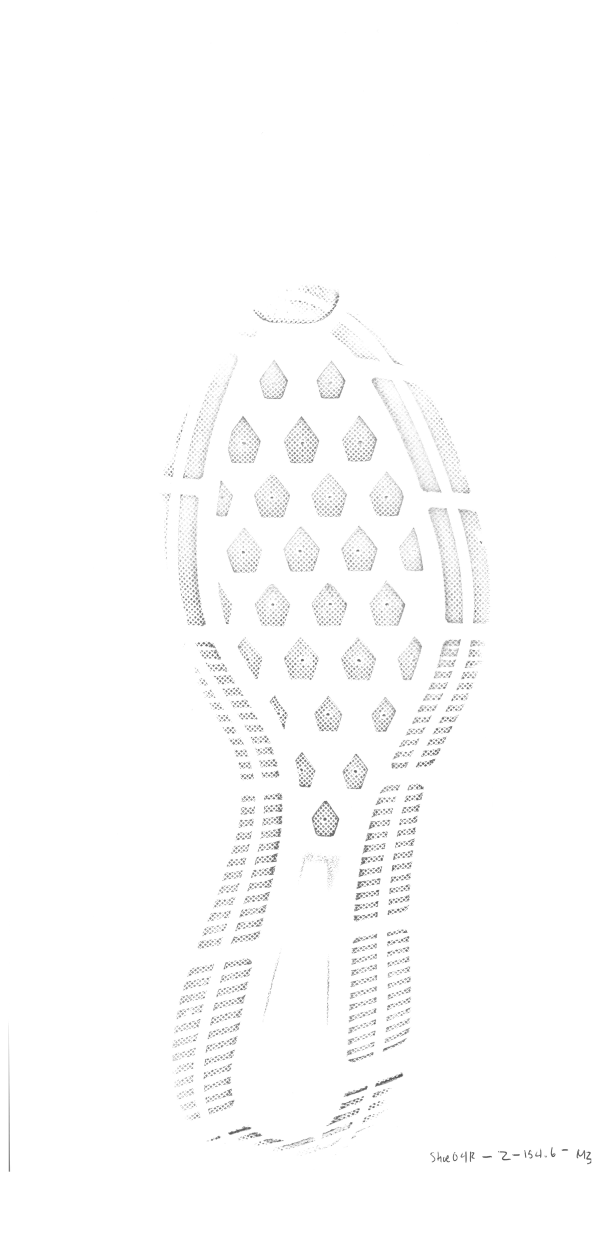
#> input picture gray_scale/Shoe04R-2-154.6-M3.png, 2400 x 4950 px, found by its file name (shown at 1/4 size); the run also reads 3 pictures not shown here
$ jupyter execute --allow-errors feature_extraction.ipynb
#> lines starting #> are read from the running program, lines starting #| are printed output that depends on the picture; after the words box and inside, x2 and y2 are one past the last pixel; in counts of white or black regions, pixels touching at a corner belong together; long printed decimals are rounded
[cell 1]
# Importing libraries
import numpy as np
import pandas as pd
from scipy import ndimage as ndi
import matplotlib.pyplot as plt
from skimage.draw import line
from skimage.io import imread
from skimage.filters import threshold_otsu
from skimage.filters import sobel
from skimage import exposure
from skimage.restoration import denoise_bilateral
from skimage.feature import canny
from skimage import color
from skimage.feature import ORB, SIFT, BRIEF
from skimage.feature import match_descriptors
from skimage.feature import (corner_harris, corner_subpix, corner_peaks,
                             plot_matches)
from skimage.measure import ransac
from skimage.registration import phase_cross_correlation
from skimage.transform import EuclideanTransform
from skimage.transform import SimilarityTransform
from skimage.transform import warp, AffineTransform, rotate, resize
from skimage.morphology import binary_dilation, binary_erosion
from __future__ import print_function
import cv2
from PIL import Image, ImageFilter

[cell 2]
def binarize_image(img):
    thresh = threshold_otsu(img)
    binary = img > thresh
    binary = exposure.equalize_adapthist(binary, clip_limit=0.03)
    return binary

# display the image
def show_image(image, title='Image', cmap_type='gray'):
    plt.figure(figsize = (10, 15))
    plt.imshow(image, cmap=cmap_type)
    plt.title(title)
    plt.axis('off')
    plt.show()

# binarize and enhance the image
def preprocess(image_list, rescale=False, binarize=True,
              new_scan=True, exemplar=False):
    return_list = []
    for img in image_list:
        if new_scan:
            # crop the hand writing and denoise
            ydim, xdim = img.shape
            box_width = 900
            box_height = 600
            if exemplar:
                img = img.astype(bool)
                img[:,:300] = colorize_image(img[:,:300],[255,255,255])[:,:,1]
                img[:,xdim-300:xdim] = colorize_image(img[:,xdim-300:xdim],[255,255,255])[:,:,1]
                pic_grayscale_cropped = img.astype(int)
            else:
                img[ydim-box_height:ydim,xdim-box_width:xdim] = colorize_image(img[ydim-box_height:ydim,
                                                                                              xdim-box_width:xdim],
                                                                  [255,255,255])[:,:,1]
                pic_grayscale_cropped = img[:,100:xdim].astype(int)
        else:
            pic_grayscale = color.rgb2gray(img)
            ruler_length = 159
            ydim, xdim = pic_grayscale.shape[0], pic_grayscale.shape[1]
            pic_grayscale_cropped = pic_grayscale[ruler_length:ydim-ruler_length,
                                                  ruler_length:xdim-ruler_length]
        if rescale:
            height = ydim/2
            width = xdim/2
            pic_grayscale_cropped = resize(pic_grayscale_cropped,
                                   (height, width),
                                   anti_aliasing=True)
        if binarize:
            binary = binarize_image(pic_grayscale_cropped)
        else:
            binary = pic_grayscale_cropped
        return_list.append(binary)
    return return_list

# save the image
def save_image(img, name):
    I = img
    I8 = (((I - I.min()) / (I.max() - I.min())) * 255.9).astype(np.uint8)

    img = Image.fromarray(I8)
    img.save(name)

# color the pixels
def colorize_image(img, color_code):
    if len(img.shape) == 2:
        img = color.gray2rgb(img)
    height, width, _ = img.shape
    for i in range(height):
        for j in range(width):
            if img[i, j, 0] < 0.5:
                img[i, j] = color_code
            else:
                img[i, j] = [255,255,255]
    return img

[cell 3]
# Importing the reference (model) and moving (data) images
# Make sure to convert the imgages to type int or bool not float
img_model_org = np.array(Image.open('Shoe04R-2-154.6-M3.png'))
#> img_model_org is the input picture: shape (4950, 2400); min 70, max 255, mean 252.4
#> (the rest of this cell did not finish here and is left out)

#> (a cell that did not finish here is left out)

#> (a cell that did not finish here is left out)

#> (a cell that did not finish here is left out)

[cell 7]
# Pixel intensity
img_1 = np.array(Image.open('gray_scale/Shoe03R_1_143.3_M1.jpg'))
img_2 = np.array(Image.open('gray_scale/Shoe03R_1_170.4_M1.jpg'))
img_3 = np.array(Image.open('gray_scale/Shoe03R_1_182.3_M1.jpg'))
img_4 = np.array(Image.open('gray_scale/Shoe03R_1_205.5_M1.jpg'))
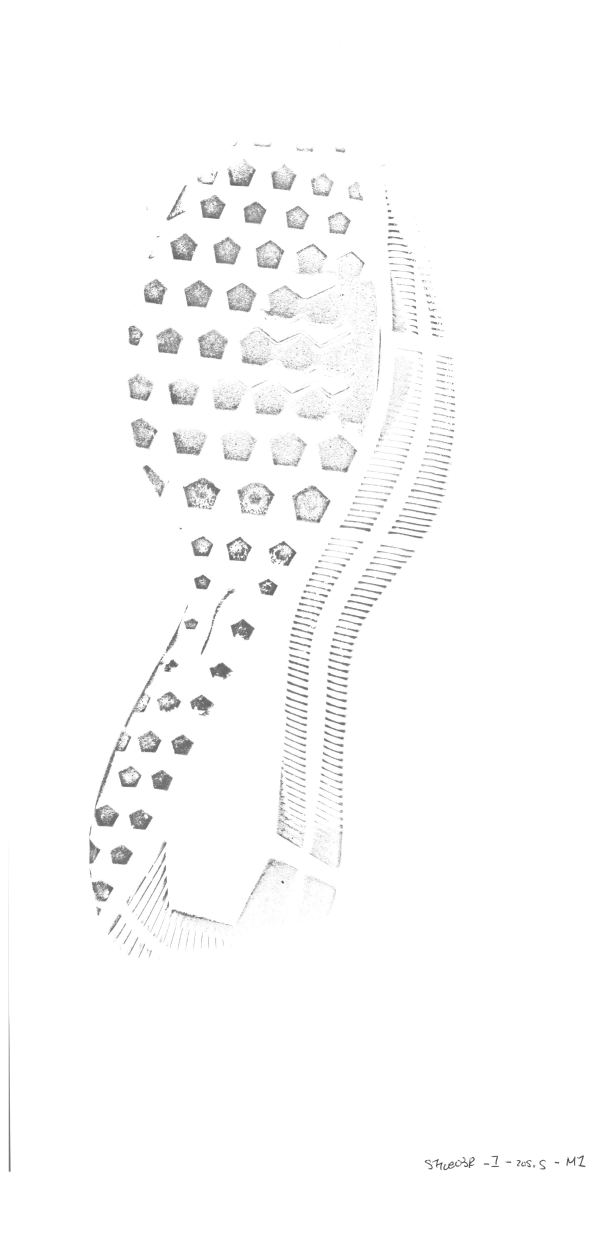
#> input picture gray_scale/Shoe03R_1_205.5_M1.jpg, 2400 x 4950 px (shown at 1/4 size)
#> img_4 is the input picture: shape (4950, 2400); min 50, max 255, mean 251.4

[cell 8]
# preprocess images
processed_images = preprocess([img_1, img_2, img_3, img_4],
                              rescale=False, binarize=False)
#> the loop in preprocess, `for img in image_list:` made 4 passes
#> after the loop in preprocess, `for img in image_list:`:
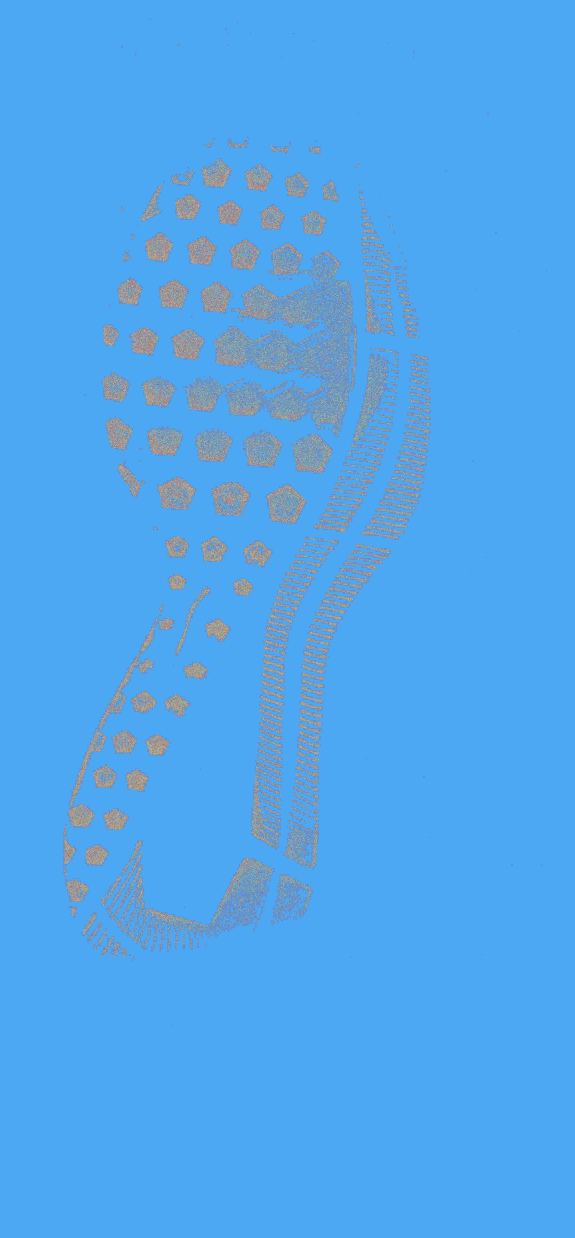
#> pic_grayscale_cropped: shape (4950, 2300) int64 (shown at 1/4 size); 187 distinct labels, from 50 to 255; one colour per label, 0 black
#> after the loop in preprocess, `for img in image_list:`: return_list = 4 items
#> processed_images = 4 items
img_1_processed, img_2_processed, img_3_processed, img_4_processed = processed_images[0], processed_images[1], processed_images[2], processed_images[3]
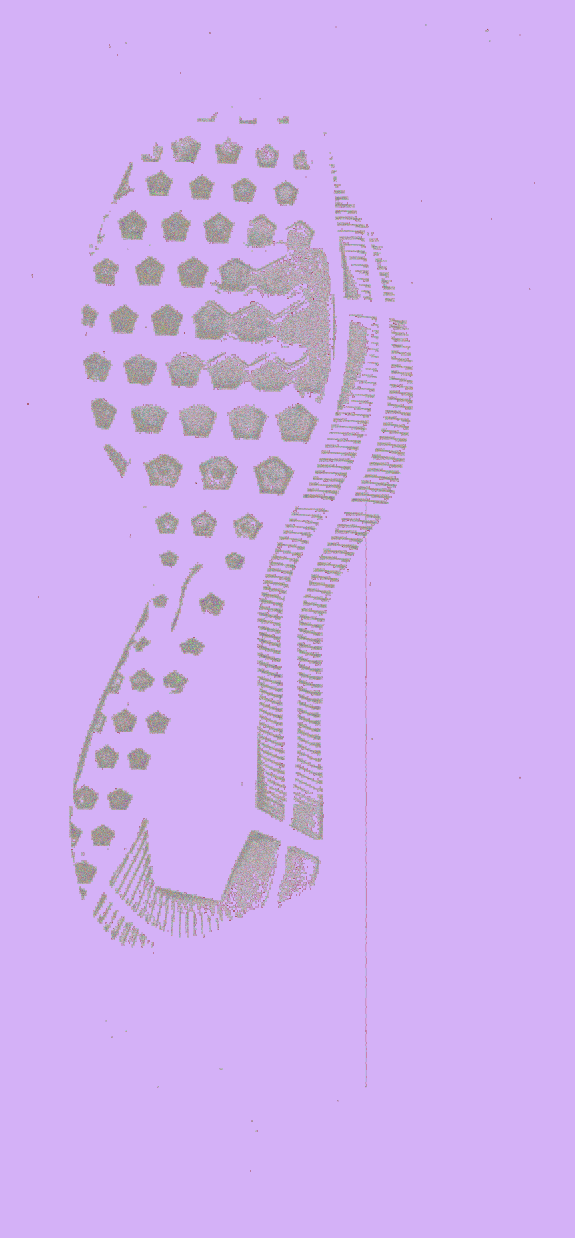
#> img_3_processed: shape (4950, 2300) int64 (shown at 1/4 size); 184 distinct labels, from 71 to 255; one colour per label, 0 black

[cell 9]
i = 1
for img in processed_images:
    img = img.flatten()
    thresh = threshold_otsu(img)
    print('Average pixel density: ' + str(np.mean(img)))
    print('Total number of dark pixels: ' + str(np.count_nonzero(img < thresh)))
    plt.hist(img, bins = 100, log = True)
    plt.title('Pixel Histogram Plot ' + str(i))
    plt.show()
    i+=1
#> this loop made 4 passes
#> thresh on passes 1 to 4: 207, 204, 203, 204
#| Average pixel density: 252.832
#| Total number of dark pixels: 199415
#| Average pixel density: 251.997
#| Total number of dark pixels: 275861
#| Average pixel density: 251.336
#| Total number of dark pixels: 334460
#| Average pixel density: 251.326
#| Total number of dark pixels: 341228
#> pass 1, `plt.show()`:
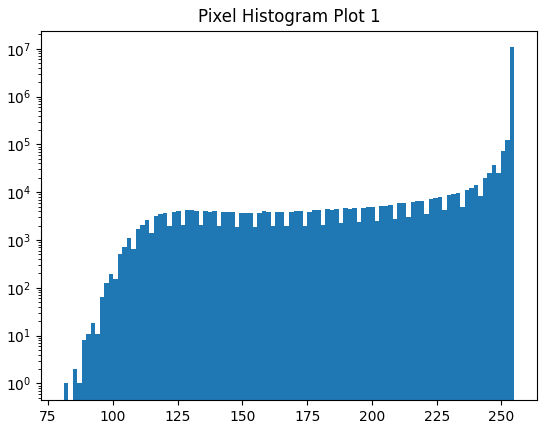
#> figure drawn by matplotlib, 1 panel; tallest bar 10731883 high, from x = 253.3 to 255
#> after the loop, i = 5

[cell 10]
plt.boxplot([img_1.flatten(), img_2.flatten(), img_3.flatten(), img_4.flatten()])
#> img_1: shape (4950, 2400); min 81, max 255, mean 252.9
#> img_2: shape (4950, 2400); min 78, max 255, mean 252.1
#> img_3: shape (4950, 2400); min 71, max 255, mean 251.4
#> img_4: shape (4950, 2400); 0.11% of pixels changed, all inside (x1, y1, x2, y2) = (1504, 4416, 2344, 4688)
plt.show()

[cell 11]
# Edge detection
img_model = np.array(Image.open('Shoe04R-2-154.6-M3.png'))
img_data = np.array(Image.open('Shoe04R-2-216.1-M3.png'))
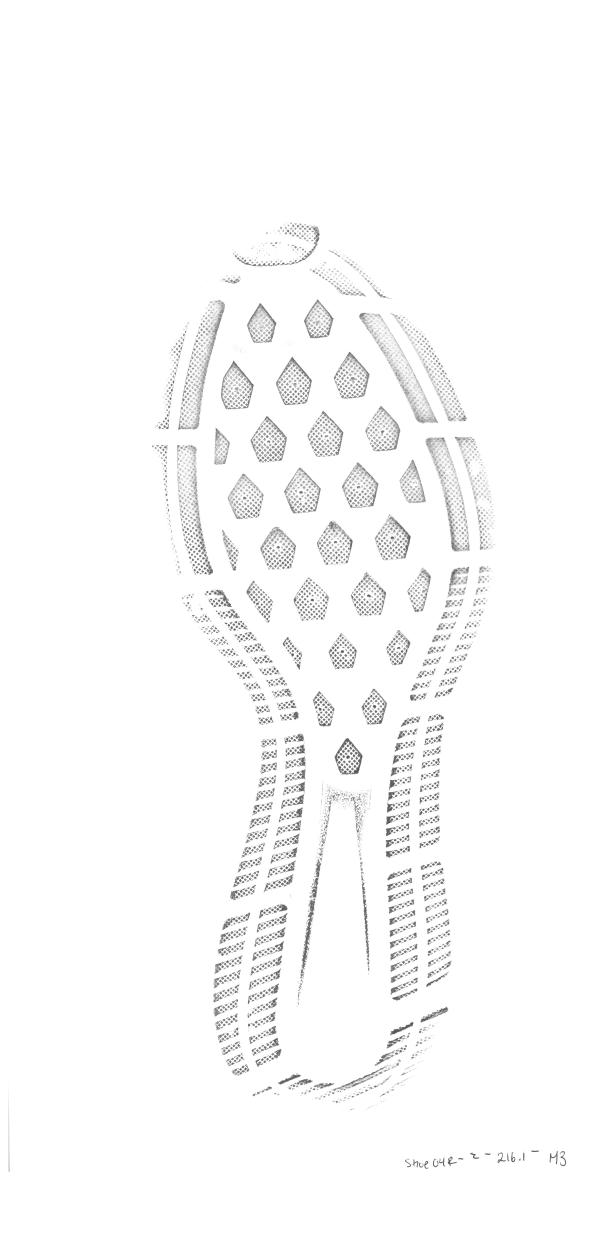
#> input picture gray_scale/Shoe04R-2-216.1-M3.png, 2400 x 4950 px, found by its file name (shown at 1/4 size)
#> img_data is the input picture: shape (4950, 2400); min 68, max 255, mean 250.5

[cell 12]
show_image(img_model)
show_image(img_data)

[cell 13]
# Area detection
def area_detect(img, width=200, height=40):
    # preprocess image
#> called with width = 150, height = 20
    img = preprocess([img], rescale=False, binarize=False)[0]
#> the loop in preprocess (call 2), `for img in image_list:` made 1 pass
#> (ydim, xdim, box_width, box_height) on pass 1: (4950, 2400, 900, 600)
#> pass 1, in colorize_image (call 5), `img = color.gray2rgb(img)`:
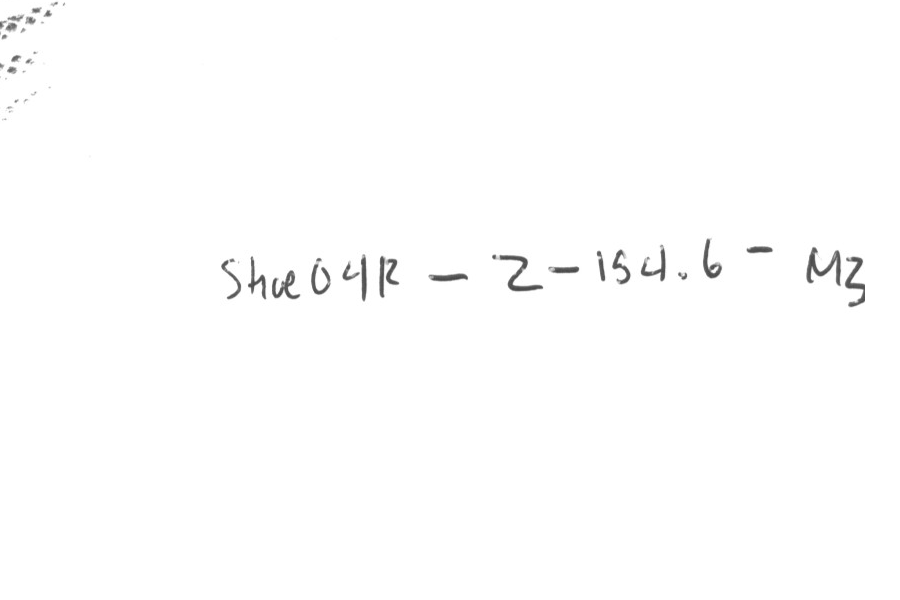
#> img: shape (600, 900, 3); min 70, max 255, mean 253.6
#> pass 1, in preprocess (call 2), `pic_grayscale_cropped = img[:,100:xdim].astype(int)`:
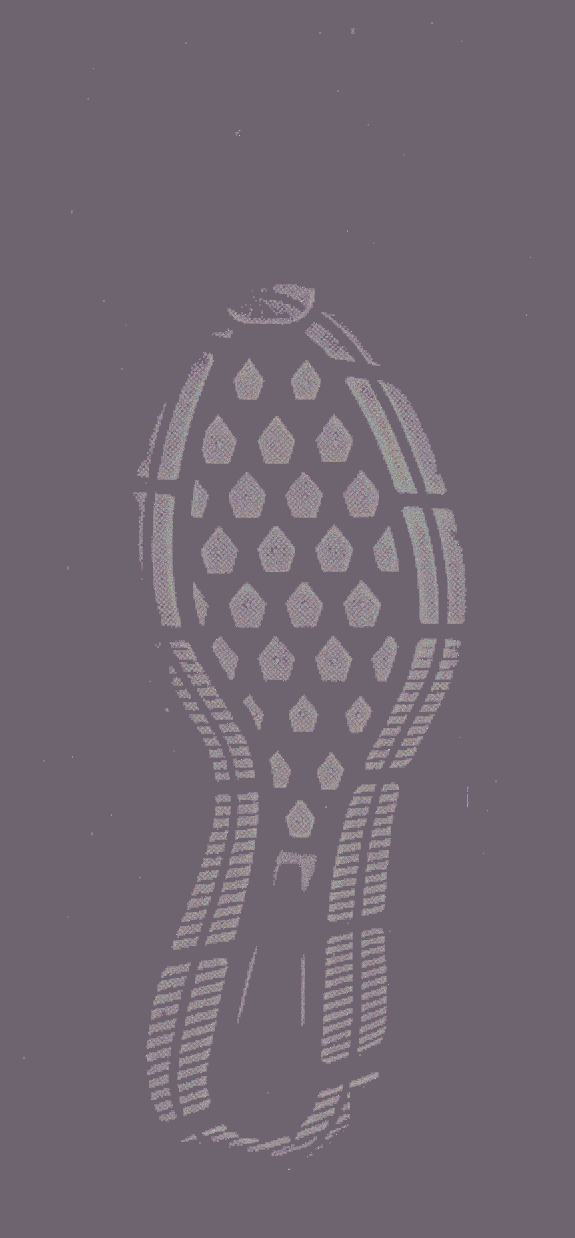
#> pic_grayscale_cropped: shape (4950, 2300) int64 (shown at 1/4 size); 186 distinct labels, from 70 to 255; one colour per label, 0 black
#> after the loop in preprocess (call 2), `for img in image_list:`: return_list = 1 item
    img = (1-img).astype(bool)
#> img: shape (4950, 2300) bool; every value is 1
    # find image centroid
    black_coords = np.where(img == False)
#> black_coords = (empty array, empty array)
    length = len(black_coords[0])
#> length = 0
    sum_x = np.sum(black_coords[0])
#> sum_x = 0
    sum_y = np.sum(black_coords[1])
#> sum_y = 0
    centroid_coord = np.around([sum_x/length, sum_y/length]).astype(int)
#> centroid_coord = [-9223372036854775808, -9223372036854775808]
    # find the left edge
    y_bound = img.shape[0]
#> y_bound = 4950
    x_bound = centroid_coord[1]
#> x_bound = -9223372036854775808
    edge_coord_left = []
    count = 0
    row = 0
    while (row < y_bound):
        for col in range(x_bound):
            cur_pixel = img[row, col]
            if cur_pixel:
                if edge_coord_left:
                    last_x = edge_coord_left[-1][1]
                    if col in range(last_x-width, last_x+width):
                        edge_coord_left.append([row, col])
                else:
                    edge_coord_left.append([row, col])
                break
        row += height
#> after the loop, edge_coord_left = []; row = 4960
    # find the right edge
    edge_coord_right = []
    row = 0
    while (row < y_bound):
        col = img.shape[1]-1
        while (col >= x_bound):
            cur_pixel = img[row, col]
            if cur_pixel:
                if edge_coord_right:
                    last_x = edge_coord_right[-1][1]
                    if col in range(last_x-width, last_x+width):
                        edge_coord_right.append([row, col])
                else:
                    edge_coord_right.append([row, col])
                break
            col -= 1
        row += height
#> after the loop, edge_coord_right = 248 pairs, first value 0 to 4940, second value 2299 to 2299; row = 4960
    edge_coord = np.concatenate((np.array(edge_coord_left), np.flip(edge_coord_right, 0)))
    temp_edge = np.full(img.shape, False)
    # connect the pixels
    for coord in edge_coord:
        temp_edge[coord[0], coord[1]] = True
    for i in range(len(edge_coord)-1):
        y1,x1 = edge_coord[i]
        y2,x2 = edge_coord[i+1]
        rr, cc = line(y1, x1, y2, x2)
        temp_edge[rr, cc] = True
    y1,x1 = edge_coord[0]
    y2,x2 = edge_coord[-1]
    rr, cc = line(y1, x1, y2, x2)
    temp_edge[rr, cc] = True
    # fill in the internal area
    edges = sobel(temp_edge)
    fill_img = ndi.binary_fill_holes(edges)
    return fill_img

#> (a cell that did not finish here is left out)

#> (a cell that did not finish here is left out)

#> (a cell that did not finish here is left out)

#> (a cell that did not finish here is left out)

[cell 18]
3085381/2935622*100

#> (a cell that did not finish here is left out)

[cell 20]
# Testing new algorithm for edge detection
img = np.array(Image.open('Shoe04R-2-154.6-M3.png'))
img = preprocess([img], rescale=False, binarize=False)[0]

[cell 21]
black_coords = np.where(img == False)
#> black_coords = (empty array, empty array)
length = len(black_coords[0])
#> length = 0
sum_x = np.sum(black_coords[0])
#> sum_x = 0
sum_y = np.sum(black_coords[1])
#> sum_y = 0
centroid_coord = np.around([sum_x/length, sum_y/length]).astype(int)
#> centroid_coord = [-9223372036854775808, -9223372036854775808]
centroid_coord
#> Out = [-9223372036854775808, -9223372036854775808]

#> (a cell that did not finish here is left out)

[cell 23]
width = 150
height = 20
y_bound = img.shape[0]
#> y_bound = 4950
x_bound = centroid_coord[1]
#> x_bound = -9223372036854775808
edge_coord_left = []
count = 0
row = 0
while (row < y_bound):
    for col in range(x_bound):
        cur_pixel = img[row, col]
        if cur_pixel:
            if edge_coord_left:
                last_x = edge_coord_left[-1][1]
                if col in range(last_x-width, last_x+width):
                    edge_coord_left.append([row, col])
            else:
                edge_coord_left.append([row, col])
            break
    row += height
#> after the loop, edge_coord_left = []; row = 4960

[cell 24]
width = 50
height = 20
height_skip = 50
y_bound = img.shape[0]
x_bound = centroid_coord[1]
edge_coord_left = []
count = 0
row = 0
removed = False
#> (the rest of this cell did not finish here and is left out)

[cell 25]
edge_coord_right = []
width = 50
height = 20
row = 0
while (row < y_bound):
    col = img.shape[1]-1
    while (col >= x_bound):
        if img[row, col]:
            if edge_coord_right and (height == 100):
                last_x = edge_coord_right[-1][1]
                if col in range(last_x-width, last_x+width):
                    edge_coord_right.append([row, col])
            else:
                edge_coord_right.append([row, col])
            break
        col -= 1
    height = 100
    for row_temp in range(row+1, row+height_skip):
        if row_temp < img.shape[0] and img[row_temp, col]:
            height = abs(row_temp-row)
            break
#     print(row, col, height)
    row += height
#> after the loop, row = 5049

[cell 26]
removed_index = []
i = 0
while(i < len(edge_coord_left)-1):
    last_x = i
    while(i < len(edge_coord_left)-1 and abs(edge_coord_left[last_x][1]-edge_coord_left[i+1][1]) >= 140):
        removed_index.append(i+1)
        i += 1
    i += 1
edge_coord_left = np.array(edge_coord_left)
#> edge_coord_left = empty array
edge_coord_left = np.delete(edge_coord_left, removed_index, axis = 0)
